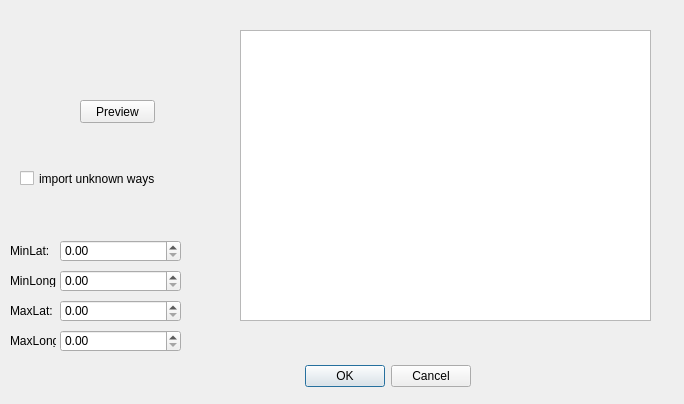
<?xml version="1.0" encoding="UTF-8"?>
<ui version="4.0">
 <class>OsmImport</class>
 <widget class="QDialog" name="OsmImport">
  <property name="geometry">
   <rect>
    <x>0</x>
    <y>0</y>
    <width>684</width>
    <height>404</height>
   </rect>
  </property>
  <property name="windowTitle">
   <string>Dialog</string>
  </property>
  <widget class="QDialogButtonBox" name="buttonBox">
   <property name="geometry">
    <rect>
     <x>130</x>
     <y>360</y>
     <width>341</width>
     <height>32</height>
    </rect>
   </property>
   <property name="orientation">
    <enum>Qt::Horizontal</enum>
   </property>
   <property name="standardButtons">
    <set>QDialogButtonBox::Cancel|QDialogButtonBox::Ok</set>
   </property>
  </widget>
  <widget class="QDoubleSpinBox" name="minLatSpin">
   <property name="geometry">
    <rect>
     <x>60</x>
     <y>240</y>
     <width>121</width>
     <height>22</height>
    </rect>
   </property>
  </widget>
  <widget class="QLabel" name="label">
   <property name="geometry">
    <rect>
     <x>10</x>
     <y>244</y>
     <width>46</width>
     <height>13</height>
    </rect>
   </property>
   <property name="text">
    <string>MinLat:</string>
   </property>
  </widget>
  <widget class="QLabel" name="label_2">
   <property name="geometry">
    <rect>
     <x>10</x>
     <y>274</y>
     <width>46</width>
     <height>13</height>
    </rect>
   </property>
   <property name="text">
    <string>MinLong:</string>
   </property>
  </widget>
  <widget class="QDoubleSpinBox" name="minLongSpin">
   <property name="geometry">
    <rect>
     <x>60</x>
     <y>270</y>
     <width>121</width>
     <height>22</height>
    </rect>
   </property>
  </widget>
  <widget class="QLabel" name="label_3">
   <property name="geometry">
    <rect>
     <x>10</x>
     <y>304</y>
     <width>46</width>
     <height>13</height>
    </rect>
   </property>
   <property name="text">
    <string>MaxLat:</string>
   </property>
  </widget>
  <widget class="QDoubleSpinBox" name="maxLatSpin">
   <property name="geometry">
    <rect>
     <x>60</x>
     <y>300</y>
     <width>121</width>
     <height>22</height>
    </rect>
   </property>
  </widget>
  <widget class="QLabel" name="label_4">
   <property name="geometry">
    <rect>
     <x>10</x>
     <y>334</y>
     <width>46</width>
     <height>13</height>
    </rect>
   </property>
   <property name="text">
    <string>MaxLong:</string>
   </property>
  </widget>
  <widget class="QDoubleSpinBox" name="maxLongSpin">
   <property name="geometry">
    <rect>
     <x>60</x>
     <y>330</y>
     <width>121</width>
     <height>22</height>
    </rect>
   </property>
  </widget>
  <widget class="QGraphicsView" name="mapView">
   <property name="geometry">
    <rect>
     <x>240</x>
     <y>30</y>
     <width>411</width>
     <height>291</height>
    </rect>
   </property>
  </widget>
  <widget class="QPushButton" name="preview">
   <property name="geometry">
    <rect>
     <x>80</x>
     <y>100</y>
     <width>75</width>
     <height>23</height>
    </rect>
   </property>
   <property name="text">
    <string>Preview</string>
   </property>
  </widget>
  <widget class="QCheckBox" name="importunknownways">
   <property name="geometry">
    <rect>
     <x>20</x>
     <y>170</y>
     <width>141</width>
     <height>17</height>
    </rect>
   </property>
   <property name="text">
    <string>import unknown ways</string>
   </property>
   <property name="checked">
    <bool>false</bool>
   </property>
  </widget>
 </widget>
 <resources/>
 <connections>
  <connection>
   <sender>buttonBox</sender>
   <signal>accepted()</signal>
   <receiver>OsmImport</receiver>
   <slot>accept()</slot>
   <hints>
    <hint type="sourcelabel">
     <x>248</x>
     <y>254</y>
    </hint>
    <hint type="destinationlabel">
     <x>157</x>
     <y>274</y>
    </hint>
   </hints>
  </connection>
  <connection>
   <sender>buttonBox</sender>
   <signal>rejected()</signal>
   <receiver>OsmImport</receiver>
   <slot>reject()</slot>
   <hints>
    <hint type="sourcelabel">
     <x>316</x>
     <y>260</y>
    </hint>
    <hint type="destinationlabel">
     <x>286</x>
     <y>274</y>
    </hint>
   </hints>
  </connection>
 </connections>
</ui>
